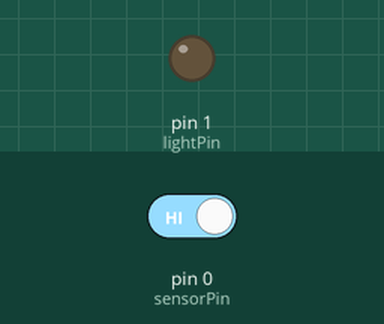
Simulated run of this sketch. Board: Arduino Uno, built with avr-gcc and run on an emulated ATmega328P. Shown: output pins drawn as LEDs (lit = HIGH). The test bench sets the inputs (shaded band); at power-on: pin 0 (sensorPin) HIGH.

Above: at 11.8 s.
11.9 s: pin 0 (sensorPin) driven LOW
At 16.5 s:
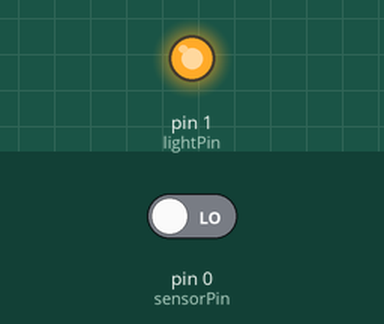
18.2 s: pin 0 (sensorPin) driven HIGH
At 20.0 s:
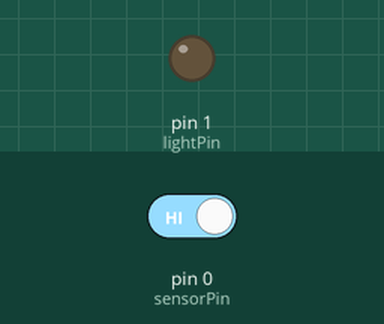
Timing chart, 0 to 21.5 s (numbered marks = the images above; inputs shaded):
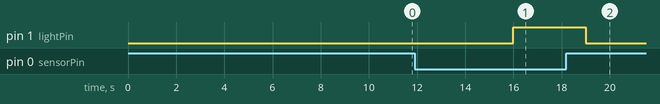

Measured:
- after the input at 11.9 s, pin 1 (lightPin): LOW → HIGH after 4.1 s
- after the input at 18.2 s, pin 1 (lightPin): HIGH → LOW after 0.80 s

The sketch:

MotionAndLight.ino
```cpp
int sensorPin = 0; // the sensor PIN
int lightPin = 1; // the toggle PIN
int sensorValue = 0; // the sensor Value

void setup() {
  // put your setup code here, to run once:
  pinMode(sensorPin, INPUT);
  digitalWrite(sensorPin, HIGH); //Pull down

  pinMode(lightPin, OUTPUT);
}

void loop() {
  // put your main code here, to run repeatedly:
  delay(1000);

  sensorValue = digitalRead(sensorPin);
  digitalWrite(lightPin, !sensorValue);
  delay(sensorValue*4000);
}
```
